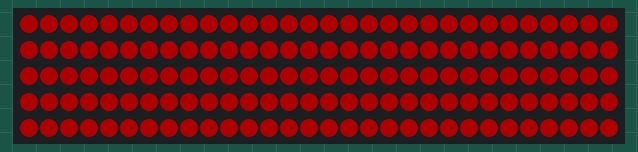
This program was run on a simulated Raspberry Pi (BCM pin numbers). On the bench: 150 RGB LEDs in strip order, left to right, continuing on the next row. Dim RGB values are drawn brighter than linear.

Above: at 1.6 s.
At 6.1 s:
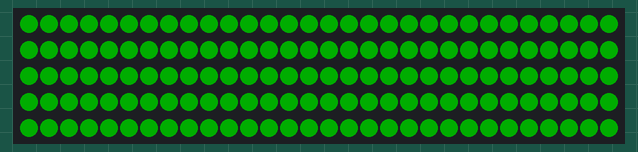
At 9.1 s:
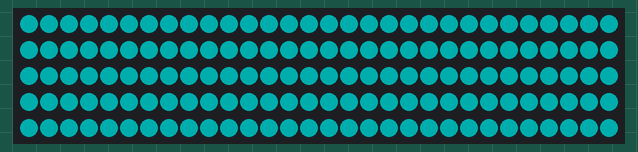
At 12.1 s:
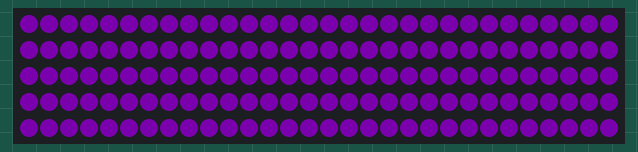
At 25.6 s:
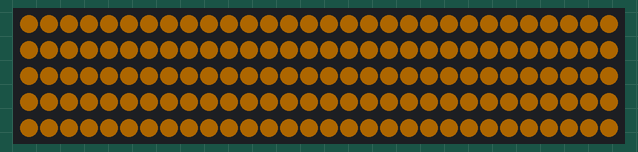
At 37.6 s:
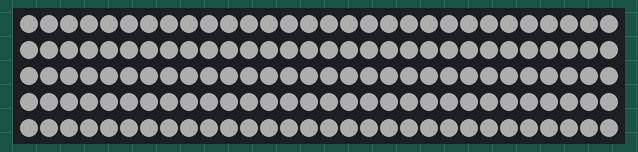

Measured:
- what the display in image 0 shows lasts 1.5 s, from 1.5 s to 3.0 s

The program:

dotstar2.py
```python
# CircuitPython demo - Dotstar
import time
import adafruit_dotstar as dotstar
import board

num_pixels = 150

pixels= dotstar.DotStar(board.SCK, board.MOSI, num_pixels, brightness=0.2, pixel_order=dotstar.BGR, auto_write=False, baudrate=16000000)


def wheel(pos):
    # Input a value 0 to 255 to get a color value.
    # The colours are a transition r - g - b - back to r.
    if pos < 0 or pos > 255:
        return (0, 0, 0)
    if pos < 85:
        return (255 - pos * 3, pos * 3, 0)
    if pos < 170:
        pos -= 85
        return (0, 255 - pos * 3, pos * 3)
    pos -= 170
    return (pos * 3, 0, 255 - pos * 3)


def color_fill(color, wait):
    pixels.fill(color)
    pixels.show()
    time.sleep(wait)


def slice_alternating(wait):
    pixels[::2] = [RED] * (num_pixels // 2)
    pixels.show()
    time.sleep(wait)
    pixels[1::2] = [ORANGE] * (num_pixels // 2)
    pixels.show()
    time.sleep(wait)
    pixels[::2] = [YELLOW] * (num_pixels // 2)
    pixels.show()
    time.sleep(wait)
    pixels[1::2] = [GREEN] * (num_pixels // 2)
    pixels.show()
    time.sleep(wait)
    pixels[::2] = [TEAL] * (num_pixels // 2)
    pixels.show()
    time.sleep(wait)
    pixels[1::2] = [CYAN] * (num_pixels // 2)
    pixels.show()
    time.sleep(wait)
    pixels[::2] = [BLUE] * (num_pixels // 2)
    pixels.show()
    time.sleep(wait)
    pixels[1::2] = [PURPLE] * (num_pixels // 2)
    pixels.show()
    time.sleep(wait)
    pixels[::2] = [MAGENTA] * (num_pixels // 2)
    pixels.show()
    time.sleep(wait)
    pixels[1::2] = [WHITE] * (num_pixels // 2)
    pixels.show()
    time.sleep(wait)


def slice_rainbow(wait):
    pixels[::6] = [RED] * (num_pixels // 6)
    pixels.show()
    time.sleep(wait)
    pixels[1::6] = [ORANGE] * (num_pixels // 6)
    pixels.show()
    time.sleep(wait)
    pixels[2::6] = [YELLOW] * (num_pixels // 6)
    pixels.show()
    time.sleep(wait)
    pixels[3::6] = [GREEN] * (num_pixels // 6)
    pixels.show()
    time.sleep(wait)
    pixels[4::6] = [BLUE] * (num_pixels // 6)
    pixels.show()
    time.sleep(wait)
    pixels[5::6] = [PURPLE] * (num_pixels // 6)
    pixels.show()
    time.sleep(wait)


def rainbow_cycle(wait):
    for j in range(255):
        for i in range(num_pixels):
            rc_index = (i * 256 // num_pixels) + j
            pixels[i] = wheel(rc_index & 255)
        pixels.show()
        time.sleep(wait)


RED = (255, 0, 0)
YELLOW = (255, 150, 0)
ORANGE = (255, 40, 0)
GREEN = (0, 255, 0)
TEAL = (0, 255, 120)
CYAN = (0, 255, 255)
BLUE = (0, 0, 255)
PURPLE = (180, 0, 255)
MAGENTA = (255, 0, 20)
WHITE = (255, 255, 255)
BLACK = (0, 0, 0)

while True:

#modes = { dotstar.BGR, dotstar.BRG, dotstar.GBR, dotstar.GRB, dotstar.GRB, dotstar.RBG, dotstar.RGB }

#for mode in modes:
    #pixels = dotstar.DotStar(board.SCK, board.MOSI, num_pixels, brightness=0.2, pixel_order=mode, auto_write=False, baudrate=16000000)

    #print(mode)

    # Change this number to change how long it stays on each solid color.
    color_fill(BLACK, 1.5)
    color_fill(RED, 1.5)
    color_fill(YELLOW, 1.5)
    color_fill(ORANGE, 1.5)
    color_fill(GREEN, 1.5)
    color_fill(TEAL, 1.5)
    color_fill(CYAN, 1.5)
    color_fill(BLUE, 1.5)
    color_fill(PURPLE, 1.5)
    color_fill(MAGENTA, 1.5)
    color_fill(WHITE, 1.5)

    # Increase or decrease this to speed up or slow down the animation.
    slice_alternating(0.1)

    color_fill(WHITE, 0.5)

    # Increase or decrease this to speed up or slow down the animation.
    slice_rainbow(0.1)

    time.sleep(0.5)

    # Increase this number to slow down the rainbow animation.
    rainbow_cycle(0)

    #pixels.deinit()

    time.sleep(0.5)
```
